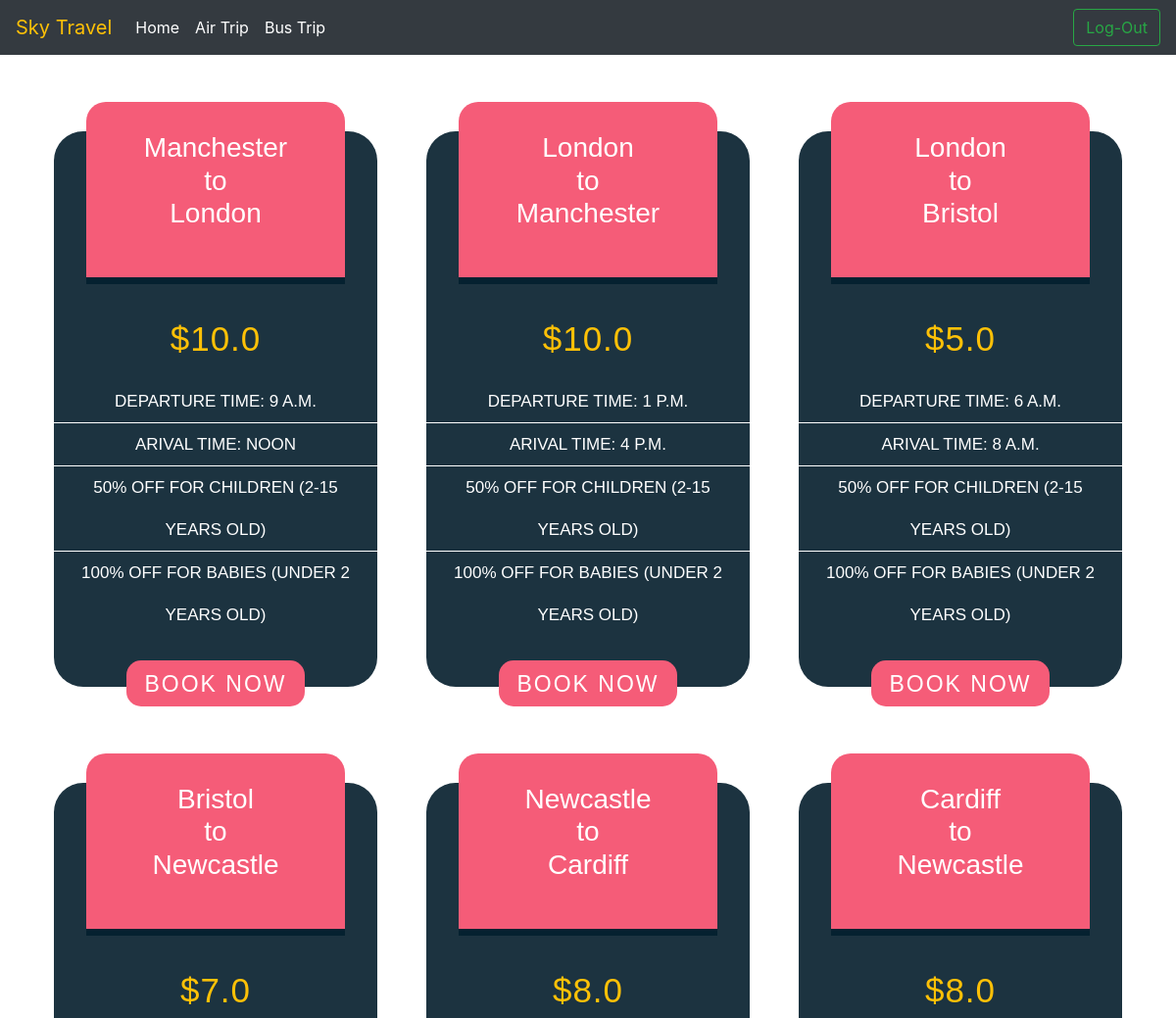
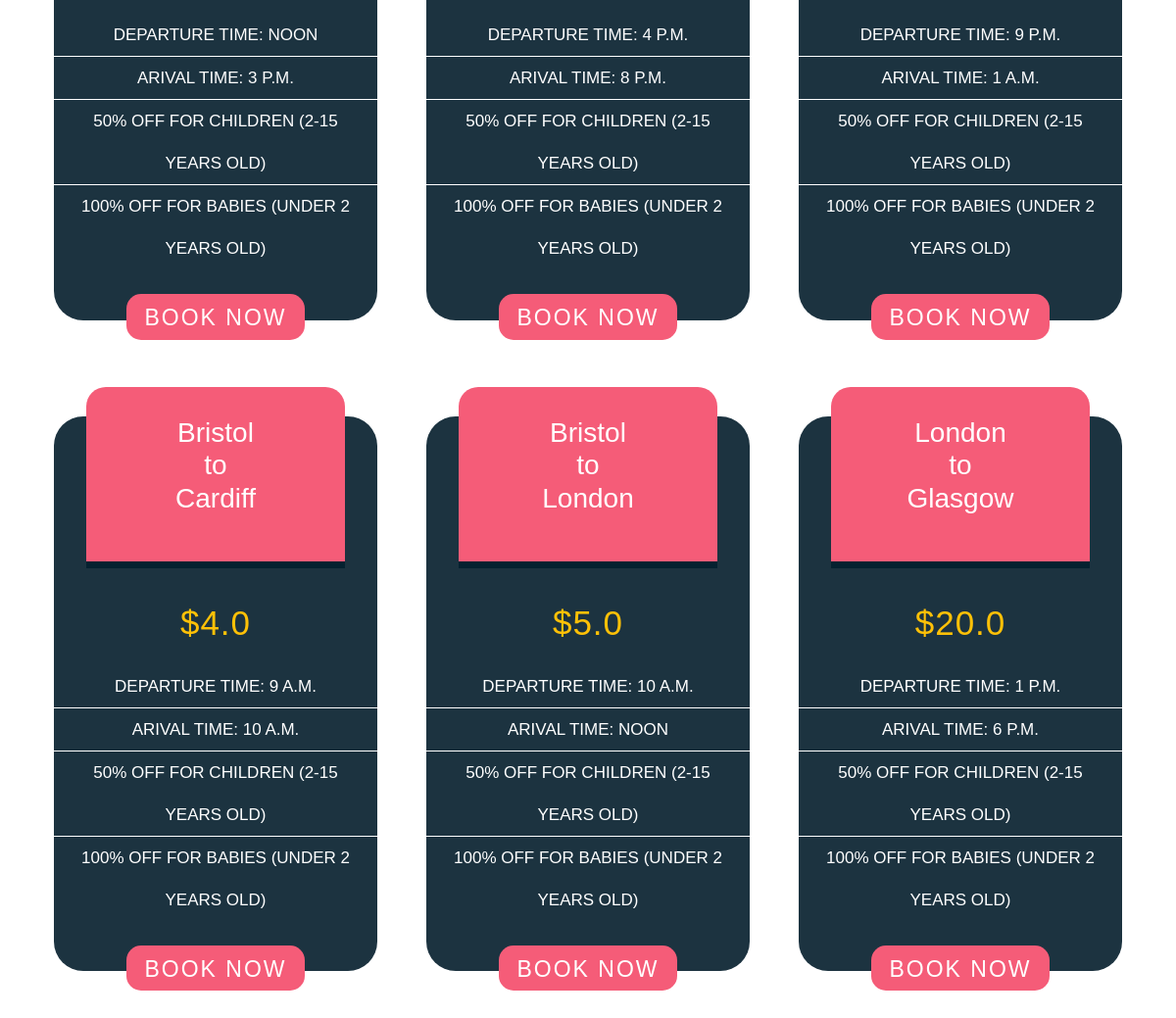
/bus/ (signed in), run on the app's committed database (2 pictures, top to bottom).
### SkyTravel/models.py (models this page shows, shortened)
class BusChart(models.Model):
    fromP = models.ForeignKey(Places, on_delete=models.CASCADE, related_name="fromPB")
    toP = models.ForeignKey(Places, on_delete=models.CASCADE, related_name="toPB")
    departure = models.TimeField()
    arival = models.TimeField()
    adultcost = models.FloatField()
    childcost = models.FloatField()

class Places(models.Model):
    name = models.CharField(max_length=120)
    def __str__(self):
        return self.name

### SkyTravel/views.py (the view)
# urls.py: path('bus/', bus, name="bus"),
@login_required(login_url='/login/')
def bus(request, *args, **kwargs):
    buschart = BusChart.objects.all()
    context = {
        'buschart': buschart,
    }
    return render(request, 'SkyTravel/bus.html', context)

### template/SkyTravel/bus.html (shortened to what this page needs)
<link href="//maxcdn.bootstrapcdn.com/bootstrap/4.0.0/css/bootstrap.min.css" rel="stylesheet" id="bootstrap-css">
<nav class="navbar navbar-expand-lg navbar-dark bg-dark">
  <a class="navbar-brand text-warning" href="#">Sky Travel</a>
  <div class="collapse navbar-collapse" id="navbarTogglerDemo03">
    <ul class="navbar-nav mr-auto mt-2 mt-lg-0">
      <li class="nav-item active">
        <a class="nav-link" href="/">Home <span class="sr-only">(current)</span></a>
      </li>
      <li class="nav-item active">
        <a class="nav-link" href="/mytrip-air/">Air Trip <span class="sr-only">(current)</span></a>
      </li>
      <li class="nav-item active">
        <a class="nav-link" href="/mytrip-bus/">Bus Trip <span class="sr-only">(current)</span></a>
      </li>
    </ul>
      <a href="/log-out/"><button class="btn btn-outline-success my-2 my-sm-0" type="submit">Log-Out</button></a>
  </div>
</nav>
<div class="demo  mt-5 mb-5">
    <div class="container">
        <div class="row">
           {% for air in buschart %}
            <div class="col-md-4 col-sm-6 mb-5">
                <div class="pricingTable green">
                    <div class="pricingTable-header">
                        <h3>{{air.fromP}} <br> to <br> {{air.toP}}</h3>
                    </div>
                    <div class="mb-3">
                        <span class="title text-warning">${{air.adultcost}}</span>
                    </div>
                    <ul class="pricing-content">
                        <li>Departure Time: {{air.departure}}</li>
                        <li>Arival Time: {{air.arival}}</li>
                        <li>50% off for Children (2-15 Years Old)</li>
                        <li>100% off for Babies (Under 2 Years old)</li>
                    </ul>
                    <div class="pricingTable-signup">
                        <a href="/book-trip/air/{{air.id}}">Book Now</a>
                    </div>
                </div>
            </div>
			{% endfor %}
        </div>
    </div>
</div>

### template/SkyTravel/bus.html (style rules this page uses)
.pricingTable { font-family: 'Poppins', sans-serif; text-align: center; margin: 0 10px; position: relative; z-index: 1; }
.pricingTable:before { content: ''; background-color: #1c3340; border-radius: 30px; position: absolute; left: 0; top: 30px; bottom: 20px; right: 0; z-index: -1; }
.pricingTable .pricingTable-header { color: #fff; background: #F55C78; width: 80%; padding: 30px 10px 40px; margin: 0 auto 30px; border-radius: 20px 20px 0 0; border-bottom: 7px solid #052130; }
.pricingTable .title { font-size: 35px; font-weight: 300; letter-spacing: 1px; text-transform: uppercase; margin: 0; }
.pricingTable .pricing-content { padding: 0; margin: 0 0 25px; list-style: none; display: inline-block; }
.pricingTable .pricing-content li { color: #fff; font-size: 17px; line-height: 43px; text-transform: uppercase; padding: 0 10px; border-bottom: 1px solid #fff; }
.pricingTable .pricing-content li:last-child { border-bottom: none; }
.pricingTable .pricingTable-signup a { color: #fff; background: #F55C78; font-size: 23px; font-weight: 400; text-transform: uppercase; letter-spacing: 2px; padding: 7px 18px 5px; border-radius: 15px; display: inline-block; transition: all 0.3s; }

### data on the page
BusChart: fromP "Manchester", toP "London", adultcost "10.0", departure "9 A.M.", arival "NOON"
BusChart: fromP "London", toP "Manchester", adultcost "10.0", departure "1 P.M.", arival "4 P.M."
BusChart: fromP "London", toP "Bristol", adultcost "5.0", departure "6 A.M.", arival "8 A.M."
BusChart: fromP "Bristol", toP "Newcastle", adultcost "7.0", departure "NOON", arival "3 P.M."
BusChart: fromP "Newcastle", toP "Cardiff", adultcost "8.0", departure "4 P.M.", arival "8 P.M."
BusChart: fromP "Cardiff", toP "Newcastle", adultcost "8.0", departure "9 P.M.", arival "1 A.M."
BusChart: fromP "Bristol", toP "Cardiff", adultcost "4.0", departure "9 A.M.", arival "10 A.M."
BusChart: fromP "Bristol", toP "London", adultcost "5.0", departure "10 A.M.", arival "NOON"
BusChart: fromP "London", toP "Glasgow", adultcost "20.0", departure "1 P.M.", arival "6 P.M."
